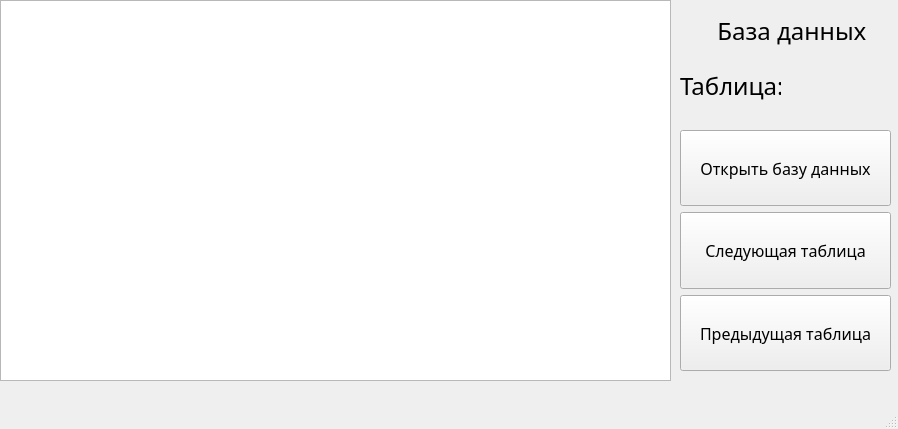
<?xml version="1.0" encoding="UTF-8"?>
<ui version="4.0">
 <class>MainWindow</class>
 <widget class="QMainWindow" name="MainWindow">
  <property name="geometry">
   <rect>
    <x>0</x>
    <y>0</y>
    <width>898</width>
    <height>429</height>
   </rect>
  </property>
  <property name="windowTitle">
   <string>MainWindow</string>
  </property>
  <widget class="QWidget" name="centralwidget">
   <widget class="QTableView" name="tableView">
    <property name="geometry">
     <rect>
      <x>0</x>
      <y>0</y>
      <width>671</width>
      <height>381</height>
     </rect>
    </property>
   </widget>
   <widget class="QWidget" name="verticalLayoutWidget">
    <property name="geometry">
     <rect>
      <x>680</x>
      <y>130</y>
      <width>211</width>
      <height>241</height>
     </rect>
    </property>
    <layout class="QVBoxLayout" name="verticalLayout">
     <item>
      <widget class="QPushButton" name="openDB">
       <property name="sizePolicy">
        <sizepolicy hsizetype="Minimum" vsizetype="Expanding">
         <horstretch>0</horstretch>
         <verstretch>0</verstretch>
        </sizepolicy>
       </property>
       <property name="font">
        <font>
         <family>Franklin Gothic Medium</family>
         <pointsize>12</pointsize>
        </font>
       </property>
       <property name="text">
        <string>Открыть базу данных</string>
       </property>
      </widget>
     </item>
     <item>
      <widget class="QPushButton" name="nextDB">
       <property name="sizePolicy">
        <sizepolicy hsizetype="Minimum" vsizetype="Expanding">
         <horstretch>0</horstretch>
         <verstretch>0</verstretch>
        </sizepolicy>
       </property>
       <property name="font">
        <font>
         <family>Franklin Gothic Medium</family>
         <pointsize>12</pointsize>
        </font>
       </property>
       <property name="text">
        <string>Следующая таблица</string>
       </property>
      </widget>
     </item>
     <item>
      <widget class="QPushButton" name="lastDB">
       <property name="sizePolicy">
        <sizepolicy hsizetype="Minimum" vsizetype="Expanding">
         <horstretch>0</horstretch>
         <verstretch>0</verstretch>
        </sizepolicy>
       </property>
       <property name="font">
        <font>
         <family>Franklin Gothic Medium</family>
         <pointsize>12</pointsize>
        </font>
       </property>
       <property name="text">
        <string>Предыдущая таблица</string>
       </property>
      </widget>
     </item>
    </layout>
   </widget>
   <widget class="QLabel" name="label">
    <property name="geometry">
     <rect>
      <x>680</x>
      <y>10</y>
      <width>211</width>
      <height>41</height>
     </rect>
    </property>
    <property name="font">
     <font>
      <family>Franklin Gothic Book</family>
      <pointsize>18</pointsize>
     </font>
    </property>
    <property name="layoutDirection">
     <enum>Qt::RightToLeft</enum>
    </property>
    <property name="text">
     <string>      База данных</string>
    </property>
   </widget>
   <widget class="QLabel" name="label2">
    <property name="geometry">
     <rect>
      <x>680</x>
      <y>60</y>
      <width>101</width>
      <height>51</height>
     </rect>
    </property>
    <property name="font">
     <font>
      <family>Franklin Gothic Book</family>
      <pointsize>18</pointsize>
     </font>
    </property>
    <property name="text">
     <string>Таблица:</string>
    </property>
   </widget>
   <widget class="QLabel" name="name_table">
    <property name="geometry">
     <rect>
      <x>780</x>
      <y>60</y>
      <width>101</width>
      <height>51</height>
     </rect>
    </property>
    <property name="font">
     <font>
      <family>Franklin Gothic Book</family>
      <pointsize>18</pointsize>
     </font>
    </property>
    <property name="text">
     <string/>
    </property>
   </widget>
  </widget>
  <widget class="QMenuBar" name="menubar">
   <property name="geometry">
    <rect>
     <x>0</x>
     <y>0</y>
     <width>898</width>
     <height>21</height>
    </rect>
   </property>
  </widget>
  <widget class="QStatusBar" name="statusbar"/>
 </widget>
 <resources/>
 <connections/>
</ui>
